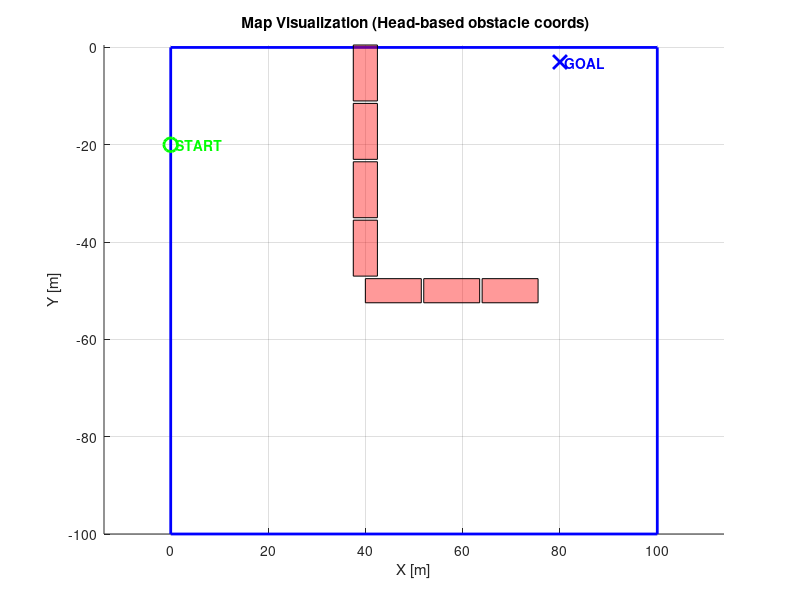

MATLAB code for this plot:
function visualize_static_map()
    % ============================================
    % 🚗 맵 시각화: 장애물(머리좌표), 경계선, 시작/도착점
    % ============================================

    % === 1. 입력값 설정 ===
    map_boundary = [0, 0, 100, 0, 100, -100, 0, -100];  % 시계방향 사각형
    traffic_info = [40   -12   pi/2;
                    40   -24   pi/2;
                    40   -36   pi/2;
                    40   -48   pi/2;
                    39   -50   0;
                    51   -50   0;
                    63   -50   0];  % [x_head, y_head, yaw]
    traffic_size = [2.48, 11.5];    % [width, length] (m)
    start_point  = [0, -20];
    finish_point = [80, -3];

    % === 2. 시각화 시작 ===
    figure;
    hold on; axis equal; grid on;
    title('🚗 Map Visualization (Head-based obstacle coords)');
    xlabel('X [m]'); ylabel('Y [m]');

    % === 3. 경계선 시각화 ===
    xb = map_boundary(1:2:end);
    yb = map_boundary(2:2:end);
    xb(end+1) = xb(1);  % 선 닫기
    yb(end+1) = yb(1);
    plot(xb, yb, 'b-', 'LineWidth', 2);

    % === 4. 장애물 시각화 ===
    w = traffic_size(1);  % 차량 너비
    l = traffic_size(2);  % 차량 길이
    num_traffic = size(traffic_info,1);

    for i = 1:num_traffic
        % 🚛 차량 머리 좌표 및 방향
        x_head = traffic_info(i,1);
        y_head = traffic_info(i,2);
        yaw    = traffic_info(i,3);

        % ✅ 머리 좌표 → 중심 좌표 보정
        offset = [-cos(yaw); -sin(yaw)] ;  % 뒤로 이동
        xc = x_head - offset(1);
        yc = y_head - offset(2);

        % ✅ 로컬 좌표계의 꼭짓점 (중심 기준)
        dx = w; dy = l;
        local = [
            0, -dx;
            0, dx;
            dy, dx;
            dy, -dx]; % 다시 앞오른쪽 (닫기용)

        % ✅ 회전 적용
        R = [cos(yaw), -sin(yaw);
             sin(yaw),  cos(yaw)];
        global_P = (R * local')' + [xc, yc];

        % ✅ 시각화
        fill(global_P(:,1), global_P(:,2), 'r', ...
            'FaceAlpha', 0.4, 'EdgeColor', 'k');
    end

    % === 5. 시작점 / 목표점 표시 ===
    plot(start_point(1), start_point(2), 'go', 'MarkerSize', 10, 'LineWidth', 2);
    text(start_point(1)+1, start_point(2), 'START', ...
         'Color', 'g', 'FontSize', 10, 'FontWeight', 'bold');

    plot(finish_point(1), finish_point(2), 'bx', 'MarkerSize', 10, 'LineWidth', 2);
    text(finish_point(1)+1, finish_point(2), 'GOAL', ...
         'Color', 'b', 'FontSize', 10, 'FontWeight', 'bold');
end